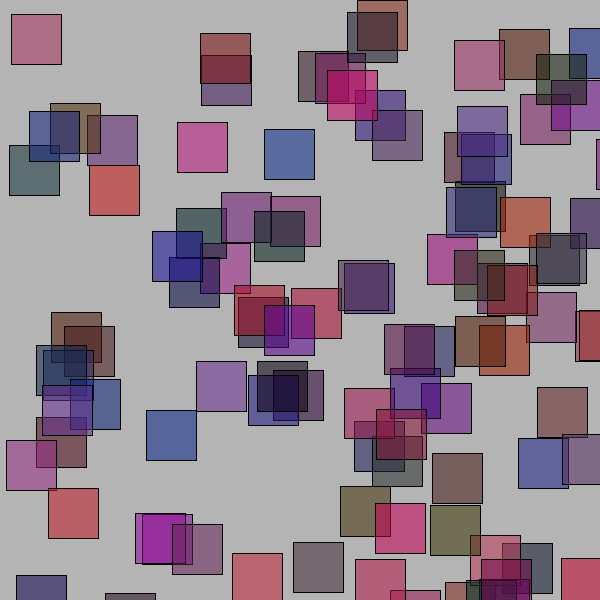
Frame 1 (no input)
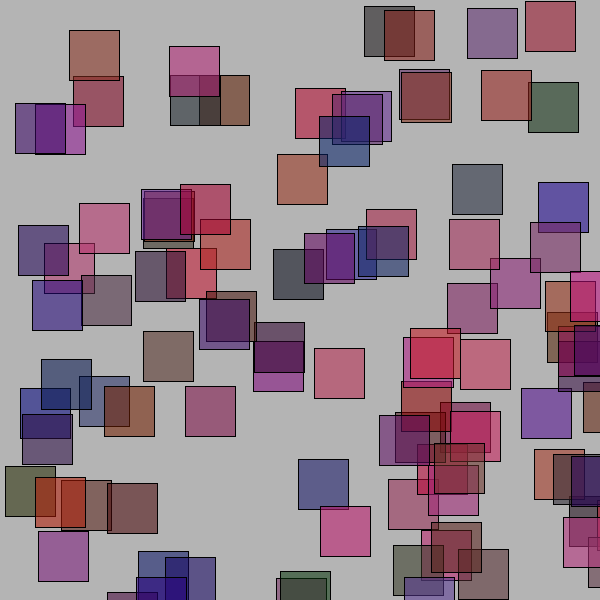
Frame 60 (the mouse pressed at the canvas centre just before this capture)
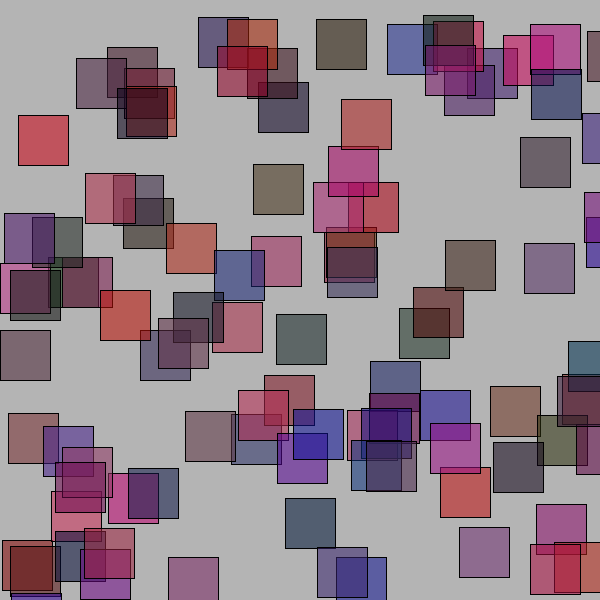
Frame 120 (the mouse held since frame 60 and released just before this capture)

The Processing sketch that drew these frames (run headless with seeded random() and noise(); from frame 60 on, the mouse is pressed at the canvas centre):

// Processing sketch: processing_74638
// ── processing_74638.pde

// AlanC
//14/15ComputerProgrammingClass
//http://alansprogrammingsite.webs.com/


void setup()
{
  size(600, 600);
  background(180);
  smooth();
  frameRate(15);
}
void draw()
{
  int numrects = 1;
  background(180);
 
  while (numrects <= 100)
  {
    numrects++;
    fill(random(205), random (55), random (155),140);
    rect(int(random(600)), int(random(600)),50,50);
    
  }
}
